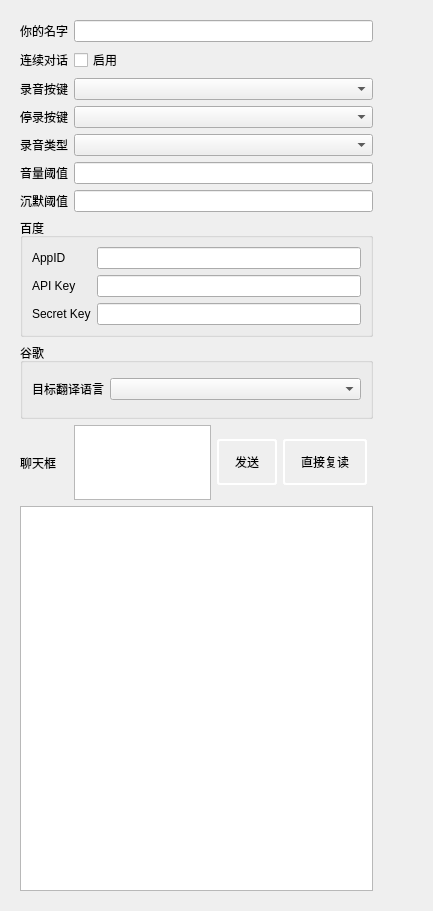
          <widget class="QWidget" name="scrollAreaWidgetContents_3">
           <property name="geometry">
            <rect>
             <x>0</x>
             <y>0</y>
             <width>433</width>
             <height>911</height>
            </rect>
           </property>
           <layout class="QVBoxLayout" name="verticalLayout_3">
            <item>
             <widget class="QWidget" name="widget_2" native="true">
              <layout class="QGridLayout" name="gridLayout_40" rowstretch="1,1,1,1,1,1,1,1,1,1,5,0" columnstretch="1,8,1,0,0,0" rowminimumheight="1,1,1,1,1,1,1,1,1,1,1,0">
               <item row="1" column="1" colspan="4">
                <widget class="QCheckBox" name="checkBox_talk_continuous_talk">
                 <property name="text">
                  <string>启用</string>
                 </property>
                </widget>
               </item>
               <item row="6" column="1" colspan="4">
                <widget class="QLineEdit" name="lineEdit_talk_silence_threshold"/>
               </item>
               <item row="1" column="0">
                <widget class="QLabel" name="label_talk_continuous_talk">
                 <property name="text">
                  <string>连续对话</string>
                 </property>
                </widget>
               </item>
               <item row="0" column="1" colspan="4">
                <widget class="QLineEdit" name="lineEdit_talk_username"/>
               </item>
               <item row="0" column="0">
                <widget class="QLabel" name="label_talk_username">
                 <property name="text">
                  <string>你的名字</string>
                 </property>
                </widget>
               </item>
               <item row="9" column="1">
                <widget class="QTextEdit" name="textEdit_talk_chat_box"/>
               </item>
               <item row="9" column="3">
                <widget class="QPushButton" name="pushButton_talk_chat_box_reread">
                 <property name="cursor">
                  <cursorShape>PointingHandCursor</cursorShape>
                 </property>
                 <property name="styleSheet">
                  <string notr="true">text-align: center;
padding: 12px 16px;
font: 80 10pt &quot;微软雅黑&quot;;
border:2px solid #ffffff;
border-radius: 3px;</string>
                 </property>
                 <property name="text">
                  <string>直接复读</string>
                 </property>
                </widget>
               </item>
               <item row="8" column="0" colspan="5">
                <widget class="QGroupBox" name="groupBox_talk_google">
                 <property name="title">
                  <string>谷歌</string>
                 </property>
                 <layout class="QGridLayout" name="gridLayout_41" columnstretch="1,8">
                  <item row="1" column="1">
                   <widget class="QComboBox" name="comboBox_talk_google_tgt_lang"/>
                  </item>
                  <item row="1" column="0">
                   <widget class="QLabel" name="label_talk_google_tgt_lang">
                    <property name="text">
                     <string>目标翻译语言</string>
                    </property>
                   </widget>
                  </item>
                 </layout>
                </widget>
               </item>
               <item row="9" column="2">
                <widget class="QPushButton" name="pushButton_talk_chat_box_send">
                 <property name="cursor">
                  <cursorShape>PointingHandCursor</cursorShape>
                 </property>
                 <property name="styleSheet">
                  <string notr="true">text-align: center;
padding: 12px 16px;
font: 80 10pt &quot;微软雅黑&quot;;
border:2px solid #ffffff;
border-radius: 3px;</string>
                 </property>
                 <property name="text">
                  <string>发送</string>
                 </property>
                </widget>
               </item>
               <item row="3" column="1" colspan="4">
                <widget class="QComboBox" name="comboBox_talk_stop_trigger_key"/>
               </item>
               <item row="6" column="0">
                <widget class="QLabel" name="label_talk_silence_threshold">
                 <property name="text">
                  <string>沉默阈值</string>
                 </property>
                </widget>
               </item>
               <item row="3" column="0">
                <widget class="QLabel" name="label_talk_stop_trigger_key">
                 <property name="text">
                  <string>停录按键</string>
                 </property>
                </widget>
               </item>
               <item row="2" column="0">
                <widget class="QLabel" name="label_talk_trigger_key">
                 <property name="text">
                  <string>录音按键</string>
                 </property>
                </widget>
               </item>
               <item row="10" column="0" rowspan="2" colspan="5">
                <widget class="QTextBrowser" name="textBrowser_talk_log">
                 <property name="styleSheet">
                  <string notr="true">font: 12pt &quot;仿宋&quot;;
min-height:200px;
</string>
                 </property>
                </widget>
               </item>
               <item row="5" column="0">
                <widget class="QLabel" name="label_talk_volume_threshold">
                 <property name="text">
                  <string>音量阈值</string>
                 </property>
                </widget>
               </item>
               <item row="5" column="1" colspan="4">
                <widget class="QLineEdit" name="lineEdit_talk_volume_threshold"/>
               </item>
               <item row="4" column="0">
                <widget class="QLabel" name="label_talk_type">
                 <property name="text">
                  <string>录音类型</string>
                 </property>
                </widget>
               </item>
               <item row="9" column="0">
                <widget class="QLabel" name="label_talk_chat_box">
                 <property name="text">
                  <string>聊天框</string>
                 </property>
                </widget>
               </item>
               <item row="2" column="1" colspan="4">
                <widget class="QComboBox" name="comboBox_talk_trigger_key"/>
               </item>
               <item row="4" column="1" colspan="4">
                <widget class="QComboBox" name="comboBox_talk_type"/>
               </item>
               <item row="7" column="0" colspan="5">
                <widget class="QGroupBox" name="groupBox_talk_baidu">
                 <property name="title">
                  <string>百度</string>
                 </property>
                 <layout class="QGridLayout" name="gridLayout_45">
                  <item row="0" column="1">
                   <widget class="QLineEdit" name="lineEdit_talk_baidu_app_id"/>
                  </item>
                  <item row="0" column="0">
                   <widget class="QLabel" name="label_talk_baidu_app_id">
                    <property name="text">
                     <string>AppID</string>
                    </property>
                   </widget>
                  </item>
                  <item row="1" column="1">
                   <widget class="QLineEdit" name="lineEdit_talk_baidu_api_key"/>
                  </item>
                  <item row="1" column="0">
                   <widget class="QLabel" name="label_talk_baidu_api_key">
                    <property name="text">
                     <string>API Key</string>
                    </property>
                   </widget>
                  </item>
                  <item row="2" column="0">
                   <widget class="QLabel" name="label_talk_baidu_secret_key">
                    <property name="text">
                     <string>Secret Key</string>
                    </property>
                   </widget>
                  </item>
                  <item row="2" column="1">
                   <widget class="QLineEdit" name="lineEdit_talk_baidu_secret_key"/>
                  </item>
                 </layout>
                </widget>
               </item>
               <item row="0" column="5">
                <spacer name="horizontalSpacer_39">
                 <property name="orientation">
                  <enum>Qt::Horizontal</enum>
                 </property>
                 <property name="sizeHint" stdset="0">
                  <size>
                   <width>40</width>
                   <height>20</height>
                  </size>
                 </property>
                </spacer>
               </item>
              </layout>
             </widget>
            </item>
           </layout>
          </widget>
